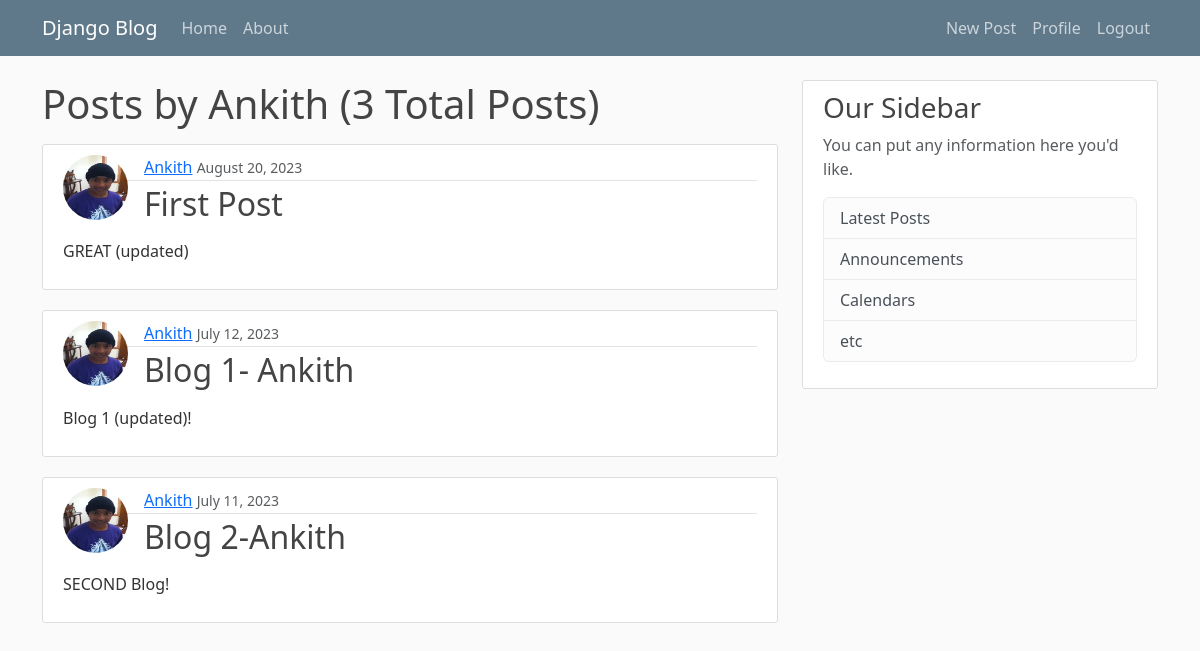
The page /user/Ankith/ (signed in) on the database its author committed.
### blog/models.py (models this page shows, shortened)
class Post(models.Model):
  title = models.CharField(max_length=100)
  content = models.TextField()
  date_posted = models.DateTimeField(default=timezone.now) #dont put parenthises after timezone.now so its passed but not called
  author = models.ForeignKey(User, on_delete = models.CASCADE) #this just relates the User model to the author field, but it doesn't get the currently logged in user.

### users/models.py (models this page shows, shortened)
class Profile(models.Model):
    user = models.OneToOneField(User, on_delete=models.CASCADE)
    image = models.ImageField(default='default.jpg', upload_to='profile_pics') #store locally

### blog/views.py (the view)
# urls.py: path('user/<str:username>/', UserPostListView.as_view(), name='user-post'),
class UserPostListView(ListView): #View for an object we will be looping over to display, this must be provided
    model = Post
    template_name = 'blog/user_posts.html'
    context_object_name = 'posts'
    paginate_by = 5
    def get_queryset(self): #modify/override query_set that this view returns
        user = get_object_or_404(User, username=self.kwargs.get('username')) #get username from url using shortcut 'get_object_or_404'. variables sent in are stored as kwargs and accessed by instance of class-view via self
        return Post.objects.filter(author=user).order_by('-date_posted') #ordering was also overriden, so we add proper ordering in return here

### blog/templates/blog/user_posts.html (shortened to what this page needs)
{% extends "blog/base.html" %}
{% block content %}
  <h1 class = "mb-3" >Posts by {{view.kwargs.username}} ({{page_obj.paginator.count}} Total Posts)</h1>
  {%for post in posts%}
    <article class="media content-section">
      <img class = "float-start rounded-circle article-img" src = "{{post.author.profile.image.url}}">
      <div class="media-body">
        <div class="article-metadata">
          <a class="mr-2" href="{%url 'user-post' post.author.username%}">{{ post.author }}</a>
          <small class="text-muted">{{ post.date_posted|date:'F d, Y' }}</small>
        </div>
        <h2><a class="text-decoration-none article-title" href="{% url 'post-detail' post.pk %}">{{ post.title }}</a></h2>
        <div>
          <p class="article-content">{{ post.content }}</p>
        </div>
      </div>
    </article>
  {%endfor%}
{% endblock content %}

### blog/static/blog/main.css (style rules this page uses)
body { background: #fafafa; color: #333333; margin-top: 5rem; }
h1, h2, h3, h4, h5, h6 { color: #444444; }
.content-section { background: #ffffff; padding: 10px 20px; border: 1px solid #dddddd; border-radius: 3px; margin-bottom: 20px; }
.article-title { color: #444444; }
.article-content { white-space: pre-line; margin-top: 16px; }
.article-img { height: 65px; width: 65px; margin-right: 16px; }
.article-metadata { padding-bottom: 1px; margin-bottom: 4px; border-bottom: 1px solid #e3e3e3 }

### rows shown on the page
Post: author.profile.image (picture), author "Ankith", date_posted "August 20, 2023", title "First Post", content "GREAT (updated)"
Post: author.profile.image (picture), author "Ankith", date_posted "July 12, 2023", title "Blog 1- Ankith", content "Blog 1 (updated)!"
Post: author.profile.image (picture), author "Ankith", date_posted "July 11, 2023", title "Blog 2-Ankith", content "SECOND Blog!"

### other values the page prints
{{ view.kwargs.username }} "Ankith"
{{ page_obj.paginator.count }} "3"
